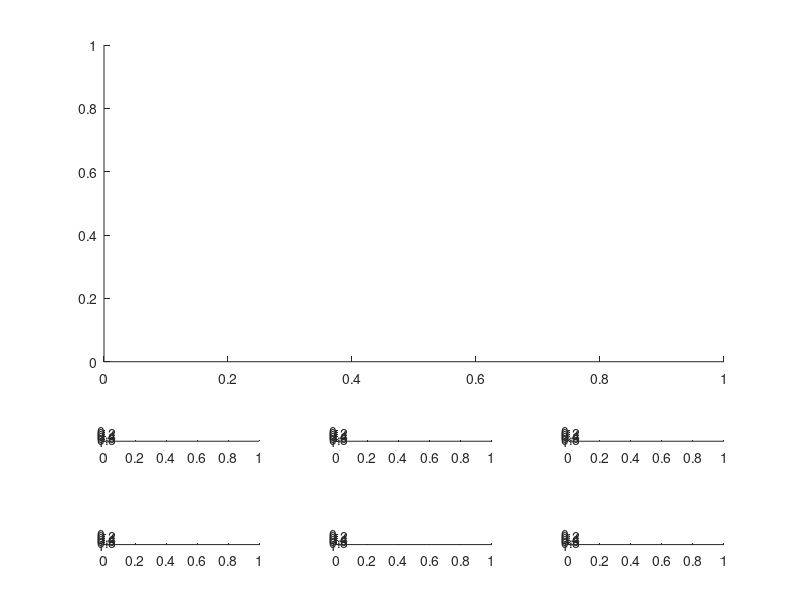

The MATLAB script that drew this image:
% set up plot

a = subplot(30,3,1:60);

xplot = subplot(30,3,70);
yplot = subplot(30,3,71);
zplot = subplot(30,3,72);

rollplot = subplot(30,3,88);
pitchplot = subplot(30,3,89);
yawplot = subplot(30,3,90);

